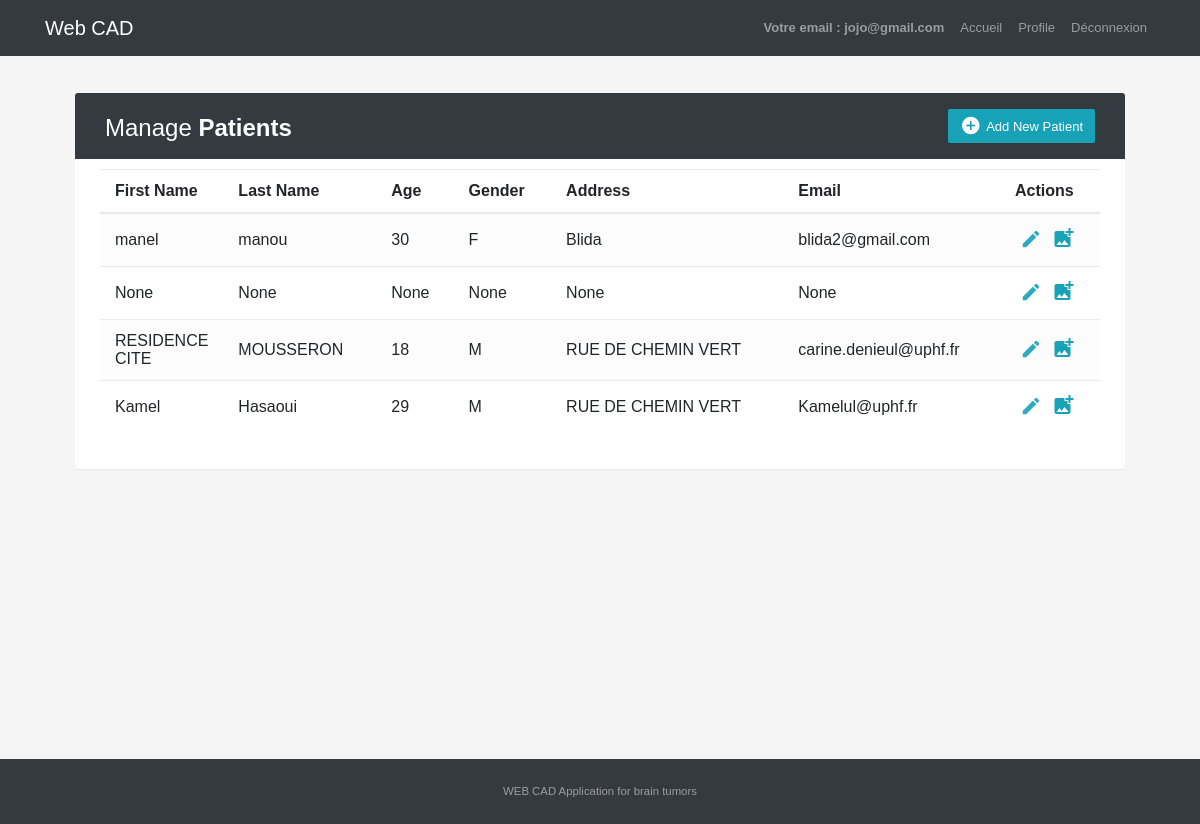
The app's page /list/patients/ (signed in), older data.
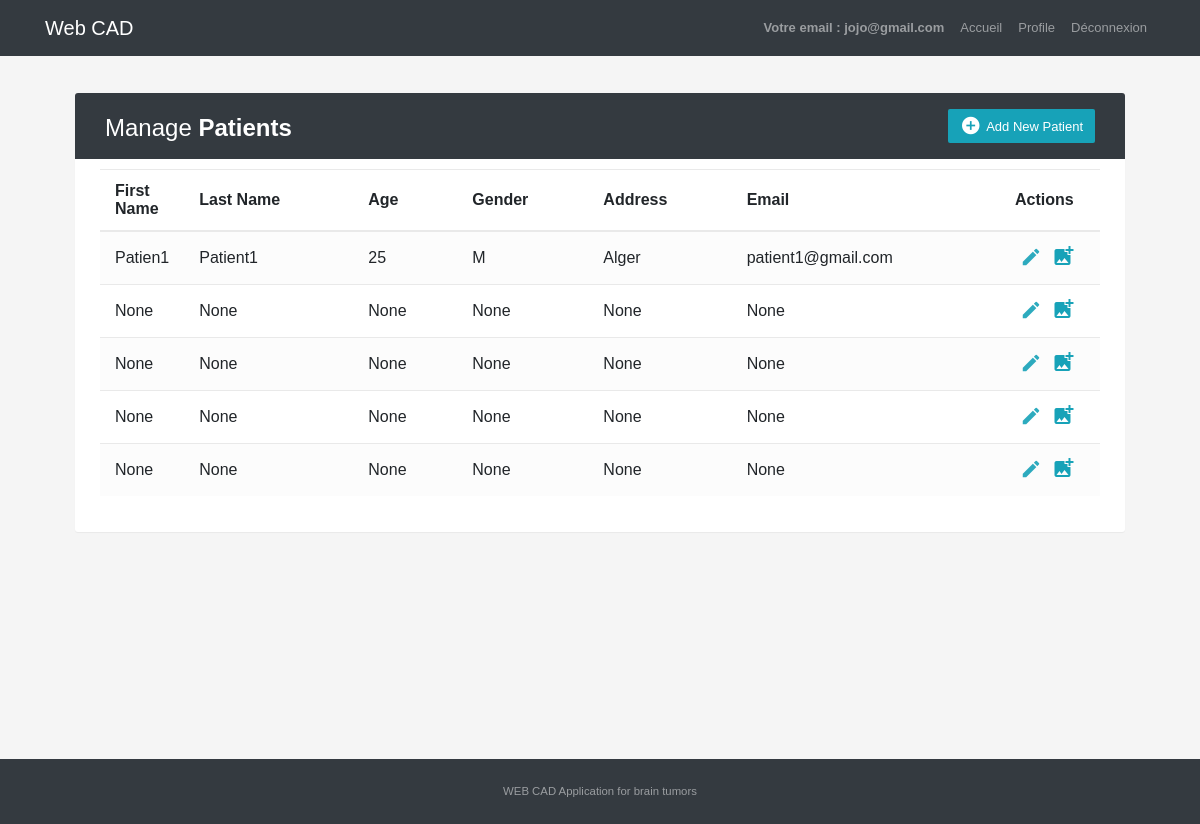
The same page, newer data.
### sprint1/models.py (models this page shows, shortened)
class User(AbstractBaseUser, PermissionsMixin):
    email = models.EmailField(max_length=254, unique=True, error_messages={
                              'unique': "This email has already been registered."})
    name = models.CharField(max_length=254, null=True, blank=True)
    is_staff = models.BooleanField(default=False)
    is_superuser = models.BooleanField(default=False)
    is_active = models.BooleanField(default=True)
    last_login = models.DateTimeField(null=True, blank=True)
    date_joined = models.DateTimeField(auto_now_add=True)
    birth_date = models.DateField(null=True, blank=True)
    is_doctor = models.BooleanField(default=False)
    is_receptionist = models.BooleanField(default=False)
    USERNAME_FIELD = 'email'
    EMAIL_FIELD = 'email'
    REQUIRED_FIELDS = ['birth_date']
    objects = UserManager()

### sprint2/models.py (models this page shows, shortened)
class Patient(models.Model):
    last_name = models.CharField(max_length=50, null=True, blank=True)
    first_name = models.CharField(max_length=50, null=True, blank=True)
    age = models.PositiveIntegerField(null=True, blank=True)
    GENDER_CHOICES = (
        ('M', 'Male'),
        ('F', 'Female'),
    )
    gender = models.CharField(
        max_length=1, choices=GENDER_CHOICES, null=True, blank=True)
    email = models.EmailField(
        max_length=254, unique=True, null=True, blank=True)
    Address = models.CharField(
        max_length=100, default=None, null=True, blank=True)

### sprint2/views.py (the view)
# urls.py: path('list/', include('sprint2.urls')),
@login_required
def list(request):
    patients = Patient.objects.all()
    page = request.GET.get('page', 1)
    paginator = Paginator(patients, 5)
    try:
        patient = paginator.page(page)
    except PageNotAnInteger:
        patient = paginator.page(1)
    except EmptyPage:
        patient = paginator.page(paginator.num_pages)
    return render(request, 'sprint2/list_patients.html', {'patients': patients, 'patient': patient})

### sprint2/templates/sprint2/list_patients.html (shortened to what this page needs)
{% extends "Sprint1/base.html" %}
{% load staticfiles%}
{% load crispy_forms_tags %}
{% block content %}
<link rel="stylesheet" type="text/css" href="{% static 'css/TableCSS.css' %}">
    <div class="container">
        <div class="table-wrapper">
            <div class="table-title">
                <div class="row">
                    <div class="col-sm-6">
						<h2>Manage <b>Patients</b></h2>
					</div>
					<div class="col-sm-6">
						<a href="{% url 'sprint2:addPatient' %}" class="btn btn-info" ><i class="material-icons">&#xE147;</i> <span>Add New Patient</span></a>
					</div>
                </div>
            </div>
            <table class="table table-striped table-hover">
                <thead>
                    <tr>
                        <th>First Name</th>
                        <th>Last Name</th>
                        <th>Age</th>
                        <th>Gender</th>
						<th>Address</th>
                        <th>Email</th>
                        <th>Actions</th>
                    </tr>
                </thead>
                <tbody>
                	{% for p in patient %}
                    <tr>
                        	<td>{{p.first_name}}</td>
                        	<td>{{p.last_name}}</td>
                        	<td>{{p.age}}</td>
                        	<td>{{p.gender}}</td>
                        	<td>{{p.Address}}</td>
                        	<td>{{p.email}}</td>
                        	<td>
                            <a href="{% url 'sprint2:editPatient' p.pk %}" class="edit" ><i class="material-icons" data-toggle="tooltip" title="Edit">&#xE254;</i></a>
                            <a href="{% url 'sprint2:addIRMPatient' p.pk %}" class="edit" ><span class="material-icons">
</span></a>
                        	</td>
                    </tr>
                    {% endfor %}
                </tbody>
            </table>
        </div>
    </div>
{% endblock content %}

### sprint1/templates/sprint1/base.html (shortened to what this page needs)
{% load staticfiles %}
{% load bootstrap4 %}
	{% bootstrap_css %}
<!DOCTYPE html>
<html>
	<head>
		<link rel="stylesheet" type="text/css" href="{% static 'css/app.css' %}">
	</head>
	<body>
		{% include 'Sprint1/includes/navbar.html' %}
		<br>
		<br>
	<main role="main" class="container">
		<div class="container my-4 d-flex flex-column">
			{% block content %}
			{% endblock %}
		</div>
	</main>
	</body>
{% include 'Sprint1/includes/footer.html' %}
</html>

### sprint1/templates/sprint1/includes/navbar.html (shortened to what this page needs)
{% load static %}
{% load crispy_forms_tags %}
<nav class="navbar navbar-expand-lg navbar-dark bg-dark fixed-top" role="navigation">
    <div class="container">
      {%if user.is_authenticated%}
        <a class="navbar-brand" href="{% url 'sprint1:UserHomePage' %}">Web CAD</a>
      {% else %}
        <a class="navbar-brand" href="/">Web CAD</a>
      {% endif %}
        {% if user.is_authenticated %}
        <ul class="nav navbar-nav">
                 <li class="nav-item"><strong class="nav-link">Votre email : {{user.email}}</strong></li>
                 <li class="nav-item"><a href="{% url 'sprint1:UserHomePage' %}" class="nav-link">Accueil</a></li>
                 {% if user.is_doctor %}
                <li class="nav-item"><a href="{% url 'sprint1:profileDoc' %}" class="nav-link">Profile</a></li>
                {% else %}
                <li class="nav-item"><a href="{% url 'sprint1:profileR' %}" class="nav-link">Profile</a></li>
                {%endif%}
                <li class="nav-item"><a href="/logout" value ="logout" class="nav-link">Déconnexion</a></li>
            </ul>
        {%else %}
        <ul class="nav navbar-nav">
            <li class="nav-item"><a href = "{% url 'sprint1:login' %}" class = "nav-link"> Login </a></li>
        </ul>
        </div>
        {%endif%}
    </div>
</nav>

### sprint1/templates/sprint1/includes/footer.html
<footer id="sticky-footer" class="py-4 bg-dark text-white-50">
    <div class="container text-center">
      <small>WEB CAD Application for brain tumors</small>
    </div>
  </footer>

### sprint1/static/css/app.css (style rules this page uses)
body { color: #566787; background: #f5f5f5; font-family: 'Varela Round', sans-serif; font-size: 13px; }
main { display: flex; flex-direction: column; min-height: 90vh; }

### sprint1/static/css/TableCSS.css (style rules this page uses)
.table-wrapper { background: #fff; padding: 20px 25px; margin: 30px 0; border-radius: 3px; box-shadow: 0 1px 1px rgba(0,0,0,.05); }
.table-title { padding-bottom: 15px; background: #343A40; color: #fff; padding: 16px 30px; margin: -20px -25px 10px; border-radius: 3px 3px 0 0; }
.table-title h2 { margin: 5px 0 0; font-size: 24px; }
.table-title .btn { color: #fff; float: right; font-size: 13px; border: none; min-width: 50px; border-radius: 2px; border: none; outline: none !important; margin-left: 10px; }
.table-title .btn i { float: left; font-size: 21px; margin-right: 5px; }
.table-title .btn span { float: left; margin-top: 2px; }
table.table tr th, table.table tr td { border-color: #e9e9e9; padding: 12px 15px; vertical-align: middle; }
table.table tr th:first-child { width: 60px; }
table.table tr th:last-child { width: 100px; }
table.table-striped tbody tr:nth-of-type(odd) { background-color: #fcfcfc; }
table.table td:last-child i { opacity: 0.9; font-size: 22px; margin: 0 5px; }
table.table td a { font-weight: bold; color: #17A2B8; display: inline-block; text-decoration: none; outline: none !important; }
table.table td i { font-size: 19px; }

Row changes from the older to the newer data that the page shows:
removed Patient: first_name "manel", last_name "manou", age "30", gender "F", Address "Blida", email "blida2@gmail.com"
removed Patient: first_name "RESIDENCE CITE", last_name "MOUSSERON", age "18", gender "M", Address "RUE DE CHEMIN VERT", email "carine.denieul@uphf.fr"
removed Patient: first_name "Kamel", last_name "Hasaoui", age "29", gender "M", Address "RUE DE CHEMIN VERT", email "Kamelul@uphf.fr"
added Patient: first_name "Patien1", last_name "Patient1", age "25", gender "M", Address "Alger", email "patient1@gmail.com"
added Patient: first_name "None", last_name "None", age "None", gender "None", Address "None", email "None"
added Patient: first_name "None", last_name "None", age "None", gender "None", Address "None", email "None"
added Patient: first_name "None", last_name "None", age "None", gender "None", Address "None", email "None"
